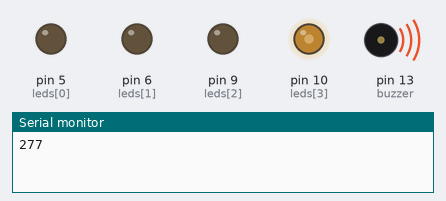
Bench run of a sketch on a simulated Arduino Uno, built with avr-gcc and run on an emulated ATmega328P. Shown: output pins drawn as LEDs (lit = HIGH), buzzer (waves = sounding), the last lines printed to the serial monitor.

Above: at 0.06 s.
At 9.63 s:
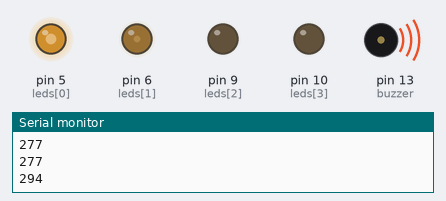
At 19.99 s:
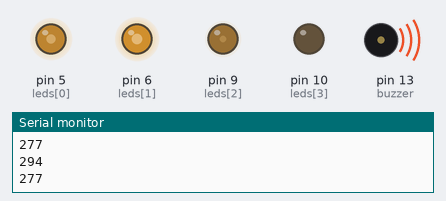
At 30.09 s:
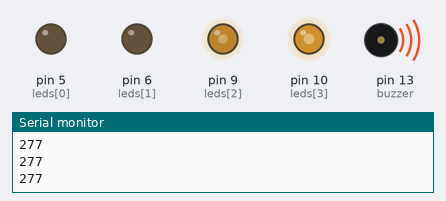
At 39.92 s:
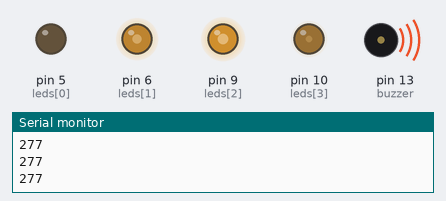
Timing chart, 0 to 40.0 s (numbered marks = the images above):
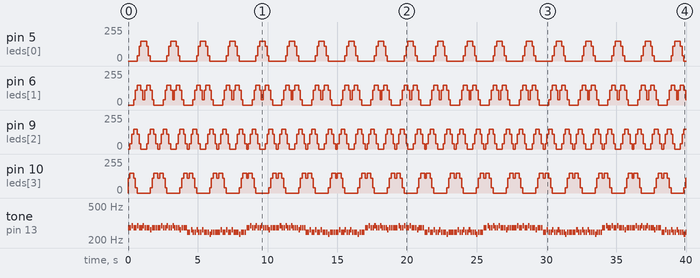

The sketch:

Dark_Knight.ino
```cpp
const int buzzer = 13;
const int t = 110;
const int N = 15;

#define ais 233
#define h 247
#define his 262
#define c 262
#define cis 277
#define d 294

int A[15] = {cis, d, cis, cis, d, cis, cis, d, cis, cis, cis, his, cis, cis, cis};
int B[15] = {h, c, h, h, c, h, h, c, h, h, h, ais, h, h, h};
int leds[4] = {5, 6, 9, 10};

void setup() {
  // put your setup code here, to run once:
  Serial.begin(9600);
}

double z = -PI/2 - PI/4;
double s = 1;

void loop() {
  for (int p = 0; p < 2; p++) {
    for (int i = 0; i < 15; i++) {
      tone(buzzer, A[i], i != 0 ? t : 2*t);

      Serial.println(A[i]);

      int cnt = 1;
      if (i == 0) cnt = 2;
      for (int l = 0; l < cnt; l++) {
        for (int j = 0; j < 4; j++) {
          analogWrite(leds[j], 155 * max(sin(PI * j/3.0 + z), 0));
          //Serial.println(255 * max(sin(PI * j/4.0 + z), 0));
        }
        z += PI*s/6;
        delay(1.2 * t);
      }
      if (i == 6) s *= -1;
    }
    s *= -1;
  }


  for (int p = 0; p < 2; p++)
  {
    for (int i = 0; i < 15; i++)
    {
      tone(buzzer, B[i], i != 0 ? t : 2*t);
      int cnt = 1;
      if (i == 0) cnt = 2;
      for (int l = 0; l < cnt; l++)
      {
        for (int j = 0; j < 4; j++)
        {
          analogWrite(leds[j], 155 * max(sin(PI * j/3.0 + z), 0));
        }
        z += PI*s/6;
        delay(1.2 * t);
      }
      if (i == 6) s *= -1;
    }
    s *= -1;
  }
}
```

Measured:
- by itself, pin 5 (leds[0]): repeats every 2.1 s: 109/255 0.13 s, 149/255 0.40 s, 109/255 0.13 s, 40/255 0.13 s, 0/255 1.2 s, 40/255 0.13 s
- by itself, pin 10 (leds[3]): repeats every 2.1 s: 149/255 0.27 s, 109/255 0.13 s, 40/255 0.13 s, 0/255 0.93 s, 40/255 0.13 s, 109/255 0.13 s, 149/255 0.27 s, 109/255 0.13 s
- by itself, tone on pin 13 (buzzer): plays 277 Hz for 0.22 s, 294 Hz for 0.11 s, 277 Hz for 0.11 s, 277 Hz for 0.11 s, 294 Hz for 0.11 s, 277 Hz for 0.11 s … (283 notes in this stretch)
